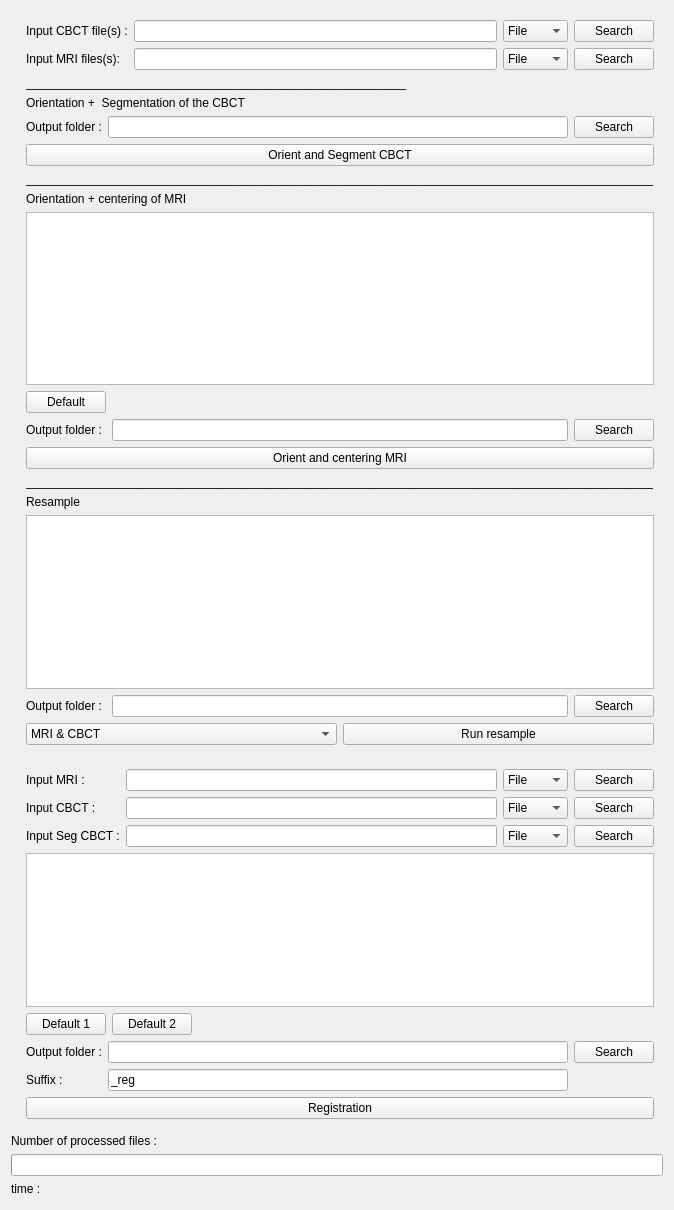
<?xml version="1.0" encoding="UTF-8"?>
<ui version="4.0">
 <class>Matrix_bis</class>
 <widget class="qMRMLWidget" name="Matrix_bis">
  <property name="geometry">
   <rect>
    <x>0</x>
    <y>0</y>
    <width>535</width>
    <height>1210</height>
   </rect>
  </property>
  <layout class="QVBoxLayout" name="verticalLayout">
   <item>
    <widget class="ctkCollapsibleButton" name="inputsCollapsibleButton" native="true">
     <property name="text" stdset="0">
      <string>Inputs</string>
     </property>
     <layout class="QFormLayout" name="formLayout_2">
      <item row="0" column="1">
       <layout class="QVBoxLayout" name="verticalLayout_2">
        <item>
         <layout class="QGridLayout" name="gridLayout_2">
          <item row="1" column="3">
           <widget class="QPushButton" name="SearchButtonMRI">
            <property name="text">
             <string>Search</string>
            </property>
           </widget>
          </item>
          <item row="0" column="3">
           <widget class="QPushButton" name="SearchButtonCBCT">
            <property name="text">
             <string>Search</string>
            </property>
           </widget>
          </item>
          <item row="1" column="2">
           <widget class="QComboBox" name="ComboBoxMRI">
            <item>
             <property name="text">
              <string>File</string>
             </property>
            </item>
            <item>
             <property name="text">
              <string>Folder</string>
             </property>
            </item>
           </widget>
          </item>
          <item row="1" column="0">
           <widget class="QLabel" name="label_4">
            <property name="text">
             <string>Input MRI files(s):</string>
            </property>
           </widget>
          </item>
          <item row="0" column="1">
           <widget class="QLineEdit" name="LineEditCBCT"/>
          </item>
          <item row="0" column="0">
           <widget class="QLabel" name="label_3">
            <property name="text">
             <string>Input CBCT file(s) :</string>
            </property>
           </widget>
          </item>
          <item row="0" column="2">
           <widget class="QComboBox" name="ComboBoxCBCT">
            <item>
             <property name="text">
              <string>File</string>
             </property>
            </item>
            <item>
             <property name="text">
              <string>Folder</string>
             </property>
            </item>
           </widget>
          </item>
          <item row="1" column="1">
           <widget class="QLineEdit" name="LineEditMRI"/>
          </item>
         </layout>
        </item>
       </layout>
      </item>
      <item row="1" column="1">
       <widget class="QLabel" name="label_24">
        <property name="text">
         <string>_________________________________________________________</string>
        </property>
       </widget>
      </item>
      <item row="2" column="1">
       <widget class="QLabel" name="label_6">
        <property name="text">
         <string>Orientation +  Segmentation of the CBCT</string>
        </property>
       </widget>
      </item>
      <item row="3" column="1">
       <layout class="QGridLayout" name="gridLayout">
        <item row="0" column="0">
         <widget class="QLabel" name="label_7">
          <property name="text">
           <string>Output folder :</string>
          </property>
         </widget>
        </item>
        <item row="0" column="2">
         <widget class="QPushButton" name="SearchOutputFolderOrientCBCT">
          <property name="text">
           <string>Search</string>
          </property>
         </widget>
        </item>
        <item row="0" column="1">
         <widget class="QLineEdit" name="lineEditOutputOrientCBCT"/>
        </item>
       </layout>
      </item>
      <item row="4" column="1">
       <widget class="QPushButton" name="pushButtonOrientCBCT">
        <property name="toolTip">
         <string/>
        </property>
        <property name="whatsThis">
         <string/>
        </property>
        <property name="text">
         <string>Orient and Segment CBCT</string>
        </property>
       </widget>
      </item>
      <item row="5" column="1">
       <widget class="QLabel" name="label_26">
        <property name="text">
         <string>______________________________________________________________________________________________</string>
        </property>
       </widget>
      </item>
      <item row="6" column="1">
       <widget class="QLabel" name="label_8">
        <property name="text">
         <string>Orientation + centering of MRI</string>
        </property>
       </widget>
      </item>
      <item row="7" column="1">
       <widget class="QTableWidget" name="tableWidgetOrient">
        <property name="whatsThis">
         <string/>
        </property>
       </widget>
      </item>
      <item row="9" column="1">
       <layout class="QHBoxLayout" name="horizontalLayout_2">
        <item>
         <widget class="QPushButton" name="ButtonDefaultOrientMRI">
          <property name="text">
           <string>Default</string>
          </property>
         </widget>
        </item>
        <item>
         <spacer name="horizontalSpacer_2">
          <property name="orientation">
           <enum>Qt::Horizontal</enum>
          </property>
          <property name="sizeHint" stdset="0">
           <size>
            <width>40</width>
            <height>20</height>
           </size>
          </property>
         </spacer>
        </item>
       </layout>
      </item>
      <item row="10" column="1">
       <layout class="QHBoxLayout" name="horizontalLayout_13">
        <item>
         <widget class="QLabel" name="label_25">
          <property name="text">
           <string>Output folder : </string>
          </property>
         </widget>
        </item>
        <item>
         <widget class="QLineEdit" name="lineEditOutputOrientMRI"/>
        </item>
        <item>
         <widget class="QPushButton" name="SearchOutputFolderOrientMRI">
          <property name="text">
           <string>Search</string>
          </property>
         </widget>
        </item>
       </layout>
      </item>
      <item row="11" column="1">
       <widget class="QPushButton" name="pushButtonOrientMRI">
        <property name="text">
         <string>Orient and centering MRI</string>
        </property>
       </widget>
      </item>
      <item row="12" column="1">
       <widget class="QLabel" name="label">
        <property name="text">
         <string>______________________________________________________________________________________________</string>
        </property>
       </widget>
      </item>
      <item row="13" column="1">
       <widget class="QLabel" name="label_9">
        <property name="text">
         <string>Resample</string>
        </property>
       </widget>
      </item>
      <item row="14" column="1">
       <widget class="QTableWidget" name="tableWidgetResample"/>
      </item>
      <item row="15" column="1">
       <layout class="QHBoxLayout" name="horizontalLayout_3">
        <item>
         <widget class="QLabel" name="label_10">
          <property name="text">
           <string>Output folder : </string>
          </property>
         </widget>
        </item>
        <item>
         <widget class="QLineEdit" name="lineEditOuputResample"/>
        </item>
        <item>
         <widget class="QPushButton" name="SearchOutputFolderResample">
          <property name="text">
           <string>Search</string>
          </property>
         </widget>
        </item>
       </layout>
      </item>
      <item row="19" column="1">
       <layout class="QHBoxLayout" name="horizontalLayout_4">
        <item>
         <widget class="QComboBox" name="comboBoxResample">
          <item>
           <property name="text">
            <string>MRI &amp; CBCT</string>
           </property>
          </item>
          <item>
           <property name="text">
            <string>MRI</string>
           </property>
          </item>
          <item>
           <property name="text">
            <string>CBCT</string>
           </property>
          </item>
         </widget>
        </item>
        <item>
         <widget class="QPushButton" name="pushButtonResample">
          <property name="text">
           <string>Run resample</string>
          </property>
         </widget>
        </item>
       </layout>
      </item>
     </layout>
    </widget>
   </item>
   <item>
    <widget class="ctkCollapsibleButton" name="outputCollapsibleButton" native="true">
     <property name="text" stdset="0">
      <string>Output</string>
     </property>
     <layout class="QFormLayout" name="formLayout_21">
      <item row="1" column="1">
       <widget class="QTableWidget" name="tableWidgetNorm"/>
      </item>
      <item row="4" column="1">
       <layout class="QVBoxLayout" name="verticalLayout_21">
        <item>
         <layout class="QGridLayout" name="gridLayout_21">
          <item row="1" column="2">
           <widget class="QPushButton" name="SearchButtonOutput">
            <property name="text">
             <string>Search</string>
            </property>
           </widget>
          </item>
          <item row="1" column="1">
           <widget class="QLineEdit" name="LineEditOutput"/>
          </item>
          <item row="1" column="0">
           <widget class="QLabel" name="label_2">
            <property name="text">
             <string>Output folder :</string>
            </property>
           </widget>
          </item>
          <item row="2" column="1">
           <widget class="QLineEdit" name="LineEditSuffix">
            <property name="text">
             <string>_reg</string>
            </property>
           </widget>
          </item>
          <item row="2" column="0">
           <widget class="QLabel" name="label_5">
            <property name="text">
             <string>Suffix :</string>
            </property>
           </widget>
          </item>
         </layout>
        </item>
       </layout>
      </item>
      <item row="2" column="1">
       <layout class="QHBoxLayout" name="horizontalLayout">
        <item>
         <widget class="QPushButton" name="ButtonCheckBoxDefaultNorm1">
          <property name="text">
           <string>Default 1</string>
          </property>
         </widget>
        </item>
        <item>
         <widget class="QPushButton" name="ButtonCheckBoxDefaultNorm2">
          <property name="text">
           <string>Default 2</string>
          </property>
         </widget>
        </item>
        <item>
         <spacer name="horizontalSpacer">
          <property name="orientation">
           <enum>Qt::Horizontal</enum>
          </property>
          <property name="sizeHint" stdset="0">
           <size>
            <width>40</width>
            <height>20</height>
           </size>
          </property>
         </spacer>
        </item>
       </layout>
      </item>
      <item row="0" column="1">
       <layout class="QGridLayout" name="gridLayout_3">
        <item row="1" column="0">
         <widget class="QLabel" name="label_12">
          <property name="text">
           <string>Input CBCT :</string>
          </property>
         </widget>
        </item>
        <item row="0" column="1">
         <widget class="QLineEdit" name="lineEditRegMRI"/>
        </item>
        <item row="2" column="1">
         <widget class="QLineEdit" name="lineEditRegLabel"/>
        </item>
        <item row="0" column="0">
         <widget class="QLabel" name="label_11">
          <property name="text">
           <string>Input MRI :</string>
          </property>
         </widget>
        </item>
        <item row="2" column="3">
         <widget class="QPushButton" name="SearchButtonRegLabel">
          <property name="text">
           <string>Search</string>
          </property>
         </widget>
        </item>
        <item row="1" column="1">
         <widget class="QLineEdit" name="lineEditRegCBCT"/>
        </item>
        <item row="0" column="3">
         <widget class="QPushButton" name="SearchButtonRegMRI">
          <property name="text">
           <string>Search</string>
          </property>
         </widget>
        </item>
        <item row="2" column="0">
         <widget class="QLabel" name="label_13">
          <property name="text">
           <string>Input Seg CBCT :</string>
          </property>
         </widget>
        </item>
        <item row="1" column="3">
         <widget class="QPushButton" name="SearchButtonRegCBCT">
          <property name="text">
           <string>Search</string>
          </property>
         </widget>
        </item>
        <item row="0" column="2">
         <widget class="QComboBox" name="comboBoxRegMRI">
          <item>
           <property name="text">
            <string>File</string>
           </property>
          </item>
          <item>
           <property name="text">
            <string>Folder</string>
           </property>
          </item>
         </widget>
        </item>
        <item row="1" column="2">
         <widget class="QComboBox" name="comboBoxRegCBCT">
          <item>
           <property name="text">
            <string>File</string>
           </property>
          </item>
          <item>
           <property name="text">
            <string>Folder</string>
           </property>
          </item>
         </widget>
        </item>
        <item row="2" column="2">
         <widget class="QComboBox" name="comboBoxRegLabel">
          <item>
           <property name="text">
            <string>File</string>
           </property>
          </item>
          <item>
           <property name="text">
            <string>Folder</string>
           </property>
          </item>
         </widget>
        </item>
       </layout>
      </item>
      <item row="5" column="1">
       <widget class="QPushButton" name="applyButton">
        <property name="enabled">
         <bool>true</bool>
        </property>
        <property name="toolTip">
         <string>Run the algorithm.</string>
        </property>
        <property name="text">
         <string>Registration</string>
        </property>
       </widget>
      </item>
     </layout>
    </widget>
   </item>
   <item>
    <layout class="QVBoxLayout" name="verticalLayout_3">
     <item>
      <layout class="QGridLayout" name="gridLayout_6">
       <item row="1" column="0">
        <widget class="QProgressBar" name="progressBar">
         <property name="enabled">
          <bool>true</bool>
         </property>
         <property name="value">
          <number>0</number>
         </property>
         <property name="format">
          <string/>
         </property>
        </widget>
       </item>
       <item row="0" column="0">
        <widget class="QLabel" name="label_info">
         <property name="text">
          <string>Number of processed files : </string>
         </property>
        </widget>
       </item>
       <item row="2" column="0">
        <widget class="QLabel" name="label_time">
         <property name="text">
          <string>time : </string>
         </property>
        </widget>
       </item>
      </layout>
     </item>
    </layout>
   </item>
   <item>
    <spacer name="verticalSpacer">
     <property name="orientation">
      <enum>Qt::Vertical</enum>
     </property>
     <property name="sizeHint" stdset="0">
      <size>
       <width>20</width>
       <height>40</height>
      </size>
     </property>
    </spacer>
   </item>
  </layout>
 </widget>
 <customwidgets>
  <customwidget>
   <class>qMRMLWidget</class>
   <extends>QWidget</extends>
   <header>qMRMLWidget.h</header>
   <container>1</container>
  </customwidget>
  <customwidget>
   <class>ctkCollapsibleButton</class>
   <extends>QWidget</extends>
   <header>ctkCollapsibleButton.h</header>
   <container>1</container>
  </customwidget>
 </customwidgets>
 <resources/>
 <connections/>
</ui>
